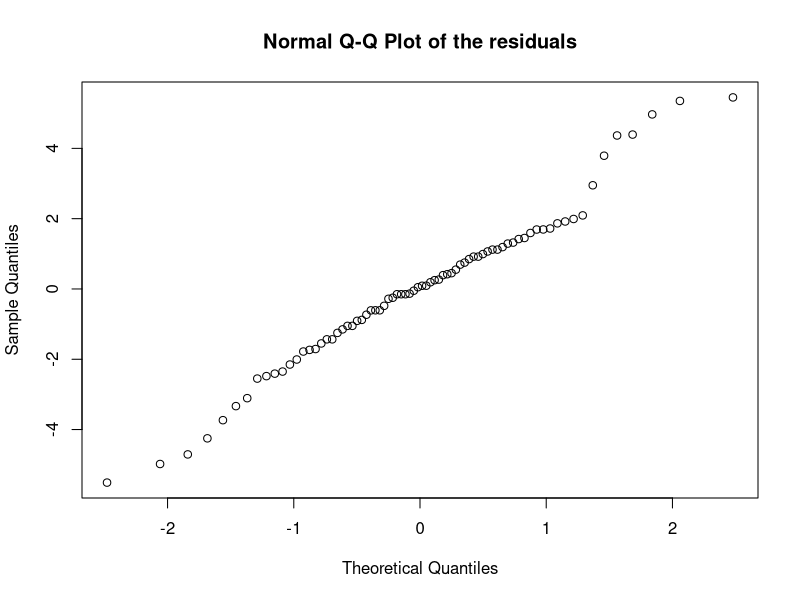
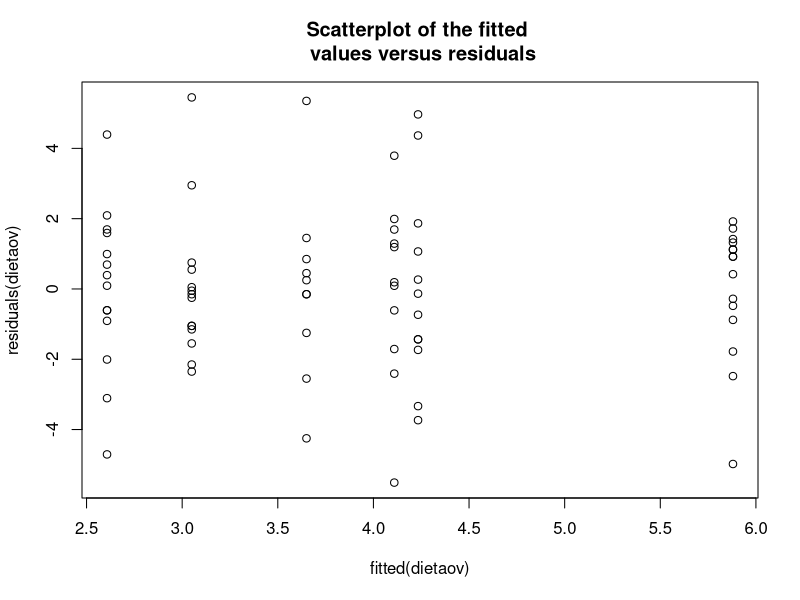

The R source for these figures, in order:
options(digits=3)
diet <- read.table("exercise-3/diet.txt", header = TRUE)
diet$weight.lost <- diet$preweight - diet$weight6weeks

dietdf = data.frame(weight.lost=as.vector(as.matrix(diet$weight.lost)), 
                    diet=as.factor(diet$diet),
                    gender=as.factor(diet$gender))

dietaov = lm(weight.lost ~ diet * gender, data=dietdf)
print(anova(dietaov))
print(summary(dietaov))

size = c(300, 300)
png(file="exercise-3/graphs/exercise-3-c-qqnorm-residuals.png", width=size[1], height=size[2])
qqnorm(residuals(dietaov),
       main="Normal Q-Q Plot of the residuals")
dev.off()

png(file="exercise-3/graphs/exercise-3-c-plot-fitted.png", width=size[1], height=size[2])
plot(fitted(dietaov), residuals(dietaov),
     main="Scatterplot of the fitted \n values versus residuals")
dev.off()